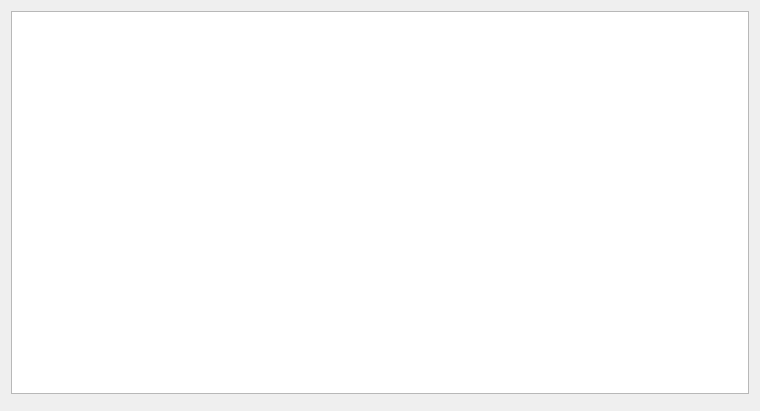
<?xml version="1.0" encoding="UTF-8"?>
<ui version="4.0">
 <class>w_bt_dish_unitset_Dialog</class>
 <widget class="QDialog" name="w_bt_dish_unitset_Dialog">
  <property name="geometry">
   <rect>
    <x>0</x>
    <y>0</y>
    <width>760</width>
    <height>411</height>
   </rect>
  </property>
  <property name="minimumSize">
   <size>
    <width>500</width>
    <height>0</height>
   </size>
  </property>
  <property name="maximumSize">
   <size>
    <width>16777215</width>
    <height>16777215</height>
   </size>
  </property>
  <property name="windowTitle">
   <string>Dialog</string>
  </property>
  <layout class="QVBoxLayout" name="verticalLayout">
   <item>
    <widget class="lds_tableView" name="tableView"/>
   </item>
   <item>
    <layout class="QHBoxLayout" name="horizontalLayout">
     <item>
      <widget class="lds_toolbar" name="widget" native="true"/>
     </item>
    </layout>
   </item>
  </layout>
 </widget>
 <customwidgets>
  <customwidget>
   <class>lds_toolbar</class>
   <extends>QFrame</extends>
   <header>lds_toolbar.h</header>
   <container>1</container>
  </customwidget>
  <customwidget>
   <class>lds_tableView</class>
   <extends>QTableView</extends>
   <header>lds_tableview.h</header>
  </customwidget>
 </customwidgets>
 <resources/>
 <connections/>
</ui>
